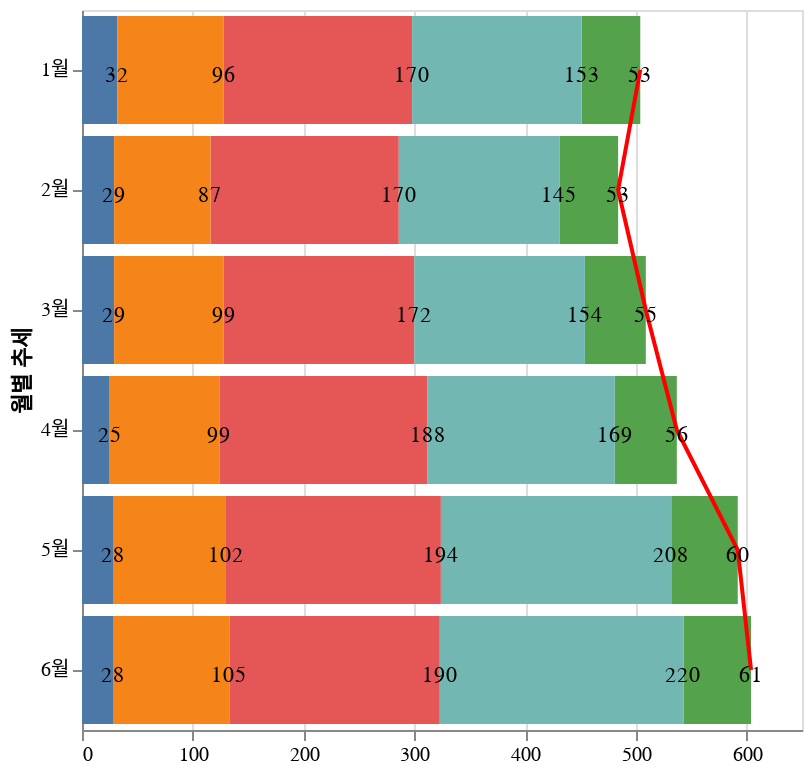

Source (notebook cell):
### Code cell
chart

### Figure 1 — Vega-Lite specification as saved in the notebook (floating-point values rounded to 4 significant figures; data arrays with more than 128 entries replaced by an {"elided": "..."} marker saying what was removed)
{"config": {"axis": {"fontSize": 12, "font": "맑은고딕", "anchor": "start", "fontColor": "#000000"}}, "layer": [{"mark": "bar", "encoding": {"color": {"field": "유형", "legend": null, "type": "nominal"}, "x": {"aggregate": "sum", "field": "count", "stack": "zero", "title": "", "type": "quantitative"}, "y": {"field": "월", "type": "nominal"}}}, {"mark": {"type": "line", "color": "red"}, "encoding": {"x": {"aggregate": "sum", "field": "count", "title": "", "type": "quantitative"}, "y": {"field": "월", "title": "월별 추세", "type": "nominal"}}}, {"mark": {"type": "text", "color": "black", "dx": 0, "dy": 3}, "encoding": {"detail": {"field": "유형", "type": "nominal"}, "text": {"aggregate": "sum", "field": "count", "format": "d", "type": "quantitative"}, "x": {"aggregate": "sum", "field": "count", "stack": "zero", "type": "quantitative"}, "y": {"field": "월", "type": "nominal"}}}], "data": {"name": "data-db0931192314c448de347481f7b75191"}, "height": 360, "width": 360, "$schema": "https://vega.github.io/schema/vega-lite/v4.17.0.json", "datasets": {"data-db0931192314c448de347481f7b75191": {"elided": "210 records"}}}
